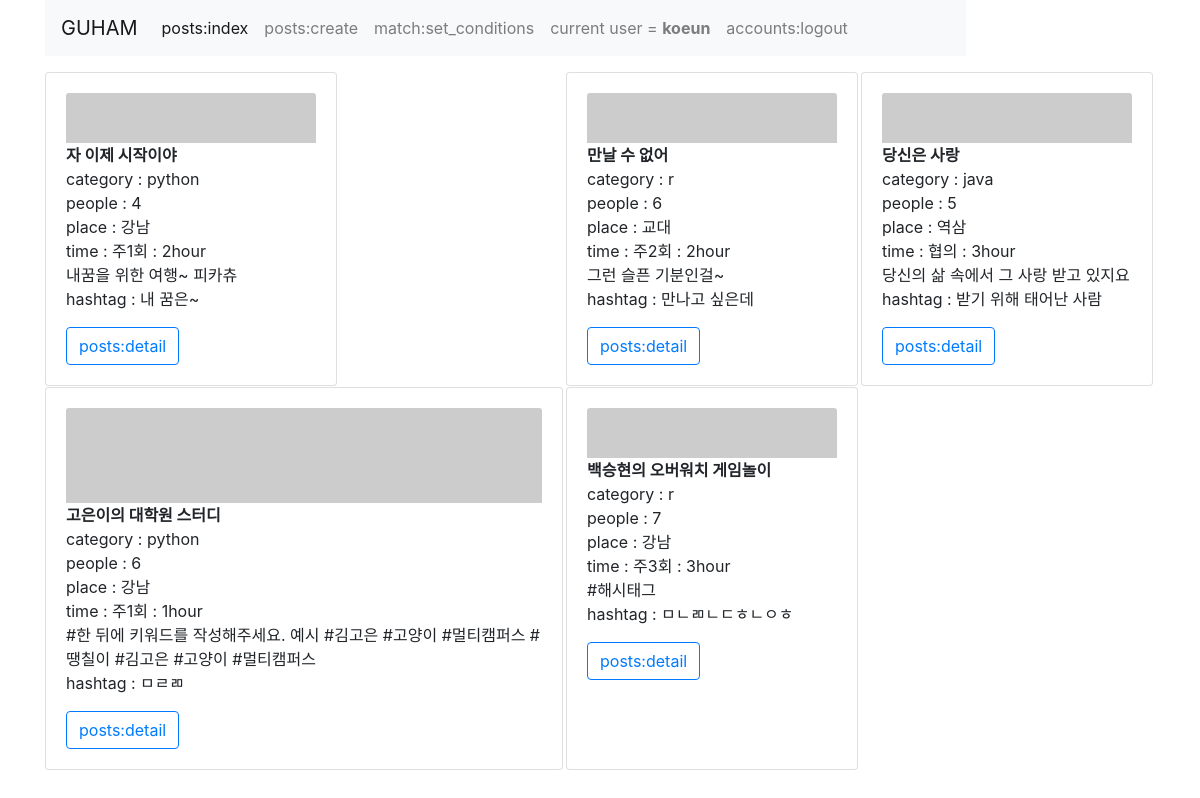
The page /posts/ (signed in) on the database its author committed.
### posts/models.py (models this page shows)
class Post(models.Model):
    title = models.CharField(max_length=50)
    study_category = models.CharField(max_length=10, choices=STUDY_CATEGORY)
    number_people = models.IntegerField()
    study_place = models.CharField(max_length=10, choices=STUDY_PLACE)
    study_day = models.CharField(max_length=10, choices=STUDY_DAY)
    study_time = models.CharField(max_length=10, choices=STUDY_TIME)
    content = models.TextField()
    summary = models.TextField()

### posts/views.py (the view)
# urls.py: path('', views.index, name='index'),  # 전체 글 보기
def index(request):
    posts = Post.objects.all()
    context = {
        'posts': posts
    }
    return render(request, 'posts/index.html', context)

### posts/templates/posts/index.html (shortened to what this page needs)
{% extends 'posts/base.html' %}
{% block body %}
{% for post in posts %}
<div class="container">
    <div class="row">
        {% include 'posts/_post.html' %}
    </div>
</div>
{% endfor %}
{% endblock %}

### posts/templates/posts/base.html (shortened to what this page needs)
<!DOCTYPE html>
<html lang="en">
<head>
    <link rel="stylesheet" href="https://stackpath.bootstrapcdn.com/bootstrap/4.3.1/css/bootstrap.min.css"
>
</head>
<body>
<div class="container">
    <nav class="navbar navbar-expand-lg navbar-light bg-light">
        <a class="navbar-brand" href="{% url 'posts:index' %}">GUHAM</a>
        <div class="collapse navbar-collapse" id="navbarNavAltMarkup">
            <div class="navbar-nav">
                <a class="nav-item nav-link active" href="{% url 'posts:index' %}">posts:index<span class="sr-only">(current)</span></a>
                <a class="nav-item nav-link" href="{% url 'posts:create' %}">posts:create</a>
                <a class="nav-item nav-link" href="{% url 'match:set_conditions' %}">match:set_conditions</a>
                {% if user.is_authenticated %}
                <a class="nav-item nav-link" href="#">current user = <b>{{user}}</b></a>
                <a class="nav-item nav-link" href="{% url 'accounts:logout' %}">accounts:logout</a>
                {% else %}
                <a class="nav-item nav-link" href="{% url 'accounts:login' %}">accounts:login</a>
                <a class="nav-item nav-link" href="{% url 'accounts:signup' %}">accounts:signup</a>
                {% endif %}
            </div>
        </div>
    </nav>
</div>
<div class="container my-3">
    {% block body %}
    {% endblock %}
</div>
</body>
</html>

### posts/templates/posts/_post.html
{% load bootstrap4 %}
<div class="card">
    <div class="card-body">
        <img src="https://picsum.photos/id/{{ post.id }}/250/50" class="card-img-top">
        <p class="card-text"><strong>{{ post.title }}</strong>
            <br> category : {{ post.study_category }}
            <br>people : {{ post.number_people }}
            <br>place : {{ post.study_place }}
            <br>time : {{ post.study_day }} : {{ post.study_time }}
            <br>{{ post.content }}
            <br>hashtag : {{ post.summary }}
        </p>
        <a href="{% url 'posts:detail' post.id %}" class="btn btn-outline-primary">posts:detail</a>
    </div>
</div>

### rows shown on the page
Post: title "자 이제 시작이야", study_category "python", number_people "4", study_place "강남", study_day "주1회", study_time "2hour", content "내꿈을 위한 여행~ 피카츄", summary "내 꿈은~"
Post: title "만날 수 없어", study_category "r", number_people "6", study_place "교대", study_day "주2회", study_time "2hour", content "그런 슬픈 기분인걸~", summary "만나고 싶은데"
Post: title "당신은 사랑", study_category "java", number_people "5", study_place "역삼", study_day "협의", study_time "3hour", content "당신의 삶 속에서 그 사랑 받고 있지요", summary "받기 위해 태어난 사람"
Post: title "고은이의 대학원 스터디", study_category "python", number_people "6", study_place "강남", study_day "주1회", study_time "1hour", content "#한 뒤에 키워드를 작성해주세요. 예시 #김고은 #고양이 #멀티캠퍼스 #땡칠이 #김고은 #고양이 #멀티캠퍼스", summary "ㅁㄹㄻ"
Post: title "백승현의 오버워치 게임놀이", study_category "r", number_people "7", study_place "강남", study_day "주3회", study_time "3hour", content "#해시태그", summary "ㅁㄴㄻㄴㄷㅎㄴㅇㅎ"

### other values the page prints
{{ user }} "koeun"
